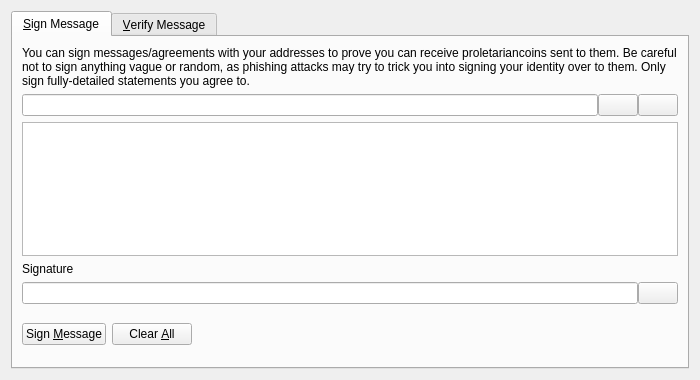
<?xml version="1.0" encoding="UTF-8"?>
<ui version="4.0">
 <class>SignVerifyMessageDialog</class>
 <widget class="QDialog" name="SignVerifyMessageDialog">
  <property name="geometry">
   <rect>
    <x>0</x>
    <y>0</y>
    <width>700</width>
    <height>380</height>
   </rect>
  </property>
  <property name="windowTitle">
   <string>Signatures - Sign / Verify a Message</string>
  </property>
  <property name="modal">
   <bool>true</bool>
  </property>
  <layout class="QVBoxLayout" name="verticalLayout">
   <item>
    <widget class="QTabWidget" name="tabWidget">
     <property name="currentIndex">
      <number>0</number>
     </property>
     <widget class="QWidget" name="tabSignMessage">
      <attribute name="title">
       <string>&amp;Sign Message</string>
      </attribute>
      <layout class="QVBoxLayout" name="verticalLayout_SM">
       <item>
        <widget class="QLabel" name="infoLabel_SM">
         <property name="text">
          <string>You can sign messages/agreements with your addresses to prove you can receive proletariancoins sent to them. Be careful not to sign anything vague or random, as phishing attacks may try to trick you into signing your identity over to them. Only sign fully-detailed statements you agree to.</string>
         </property>
         <property name="textFormat">
          <enum>Qt::PlainText</enum>
         </property>
         <property name="wordWrap">
          <bool>true</bool>
         </property>
        </widget>
       </item>
       <item>
        <layout class="QHBoxLayout" name="horizontalLayout_1_SM">
         <property name="spacing">
          <number>0</number>
         </property>
         <item>
          <widget class="QValidatedLineEdit" name="addressIn_SM">
           <property name="toolTip">
            <string>The Proletariancoin address to sign the message with</string>
           </property>
          </widget>
         </item>
         <item>
          <widget class="QPushButton" name="addressBookButton_SM">
           <property name="toolTip">
            <string>Choose previously used address</string>
           </property>
           <property name="text">
            <string/>
           </property>
           <property name="icon">
            <iconset resource="../bitcoin.qrc">
             <normaloff>:/icons/address-book</normaloff>:/icons/address-book</iconset>
           </property>
           <property name="shortcut">
            <string>Alt+A</string>
           </property>
           <property name="autoDefault">
            <bool>false</bool>
           </property>
          </widget>
         </item>
         <item>
          <widget class="QPushButton" name="pasteButton_SM">
           <property name="toolTip">
            <string>Paste address from clipboard</string>
           </property>
           <property name="text">
            <string/>
           </property>
           <property name="icon">
            <iconset resource="../bitcoin.qrc">
             <normaloff>:/icons/editpaste</normaloff>:/icons/editpaste</iconset>
           </property>
           <property name="shortcut">
            <string>Alt+P</string>
           </property>
           <property name="autoDefault">
            <bool>false</bool>
           </property>
          </widget>
         </item>
        </layout>
       </item>
       <item>
        <widget class="QPlainTextEdit" name="messageIn_SM">
         <property name="toolTip">
          <string>Enter the message you want to sign here</string>
         </property>
        </widget>
       </item>
       <item>
        <widget class="QLabel" name="signatureLabel_SM">
         <property name="text">
          <string>Signature</string>
         </property>
         <property name="textFormat">
          <enum>Qt::PlainText</enum>
         </property>
        </widget>
       </item>
       <item>
        <layout class="QHBoxLayout" name="horizontalLayout_2_SM">
         <property name="spacing">
          <number>0</number>
         </property>
         <item>
          <widget class="QLineEdit" name="signatureOut_SM">
           <property name="font">
            <font>
             <italic>true</italic>
            </font>
           </property>
           <property name="readOnly">
            <bool>true</bool>
           </property>
          </widget>
         </item>
         <item>
          <widget class="QPushButton" name="copySignatureButton_SM">
           <property name="toolTip">
            <string>Copy the current signature to the system clipboard</string>
           </property>
           <property name="text">
            <string/>
           </property>
           <property name="icon">
            <iconset resource="../bitcoin.qrc">
             <normaloff>:/icons/editcopy</normaloff>:/icons/editcopy</iconset>
           </property>
           <property name="autoDefault">
            <bool>false</bool>
           </property>
          </widget>
         </item>
        </layout>
       </item>
       <item>
        <layout class="QHBoxLayout" name="horizontalLayout_3_SM">
         <item>
          <widget class="QPushButton" name="signMessageButton_SM">
           <property name="toolTip">
            <string>Sign the message to prove you own this Proletariancoin address</string>
           </property>
           <property name="text">
            <string>Sign &amp;Message</string>
           </property>
           <property name="icon">
            <iconset resource="../bitcoin.qrc">
             <normaloff>:/icons/edit</normaloff>:/icons/edit</iconset>
           </property>
           <property name="autoDefault">
            <bool>false</bool>
           </property>
          </widget>
         </item>
         <item>
          <widget class="QPushButton" name="clearButton_SM">
           <property name="toolTip">
            <string>Reset all sign message fields</string>
           </property>
           <property name="text">
            <string>Clear &amp;All</string>
           </property>
           <property name="icon">
            <iconset resource="../bitcoin.qrc">
             <normaloff>:/icons/remove</normaloff>:/icons/remove</iconset>
           </property>
           <property name="autoDefault">
            <bool>false</bool>
           </property>
          </widget>
         </item>
         <item>
          <spacer name="horizontalSpacer_1_SM">
           <property name="orientation">
            <enum>Qt::Horizontal</enum>
           </property>
           <property name="sizeHint" stdset="0">
            <size>
             <width>40</width>
             <height>48</height>
            </size>
           </property>
          </spacer>
         </item>
         <item>
          <widget class="QLabel" name="statusLabel_SM">
           <property name="font">
            <font>
             <weight>75</weight>
             <bold>true</bold>
            </font>
           </property>
           <property name="text">
            <string/>
           </property>
           <property name="wordWrap">
            <bool>true</bool>
           </property>
          </widget>
         </item>
         <item>
          <spacer name="horizontalSpacer_2_SM">
           <property name="orientation">
            <enum>Qt::Horizontal</enum>
           </property>
           <property name="sizeHint" stdset="0">
            <size>
             <width>40</width>
             <height>48</height>
            </size>
           </property>
          </spacer>
         </item>
        </layout>
       </item>
      </layout>
     </widget>
     <widget class="QWidget" name="tabVerifyMessage">
      <attribute name="title">
       <string>&amp;Verify Message</string>
      </attribute>
      <layout class="QVBoxLayout" name="verticalLayout_VM">
       <item>
        <widget class="QLabel" name="infoLabel_VM">
         <property name="text">
          <string>Enter the receiver's address, message (ensure you copy line breaks, spaces, tabs, etc. exactly) and signature below to verify the message. Be careful not to read more into the signature than what is in the signed message itself, to avoid being tricked by a man-in-the-middle attack. Note that this only proves the signing party receives with the address, it cannot prove sendership of any transaction!</string>
         </property>
         <property name="textFormat">
          <enum>Qt::PlainText</enum>
         </property>
         <property name="alignment">
          <set>Qt::AlignLeading|Qt::AlignLeft|Qt::AlignTop</set>
         </property>
         <property name="wordWrap">
          <bool>true</bool>
         </property>
        </widget>
       </item>
       <item>
        <layout class="QHBoxLayout" name="horizontalLayout_1_VM">
         <property name="spacing">
          <number>0</number>
         </property>
         <item>
          <widget class="QValidatedLineEdit" name="addressIn_VM">
           <property name="toolTip">
            <string>The Proletariancoin address the message was signed with</string>
           </property>
          </widget>
         </item>
         <item>
          <widget class="QPushButton" name="addressBookButton_VM">
           <property name="toolTip">
            <string>Choose previously used address</string>
           </property>
           <property name="text">
            <string/>
           </property>
           <property name="icon">
            <iconset resource="../bitcoin.qrc">
             <normaloff>:/icons/address-book</normaloff>:/icons/address-book</iconset>
           </property>
           <property name="shortcut">
            <string>Alt+A</string>
           </property>
           <property name="autoDefault">
            <bool>false</bool>
           </property>
          </widget>
         </item>
        </layout>
       </item>
       <item>
        <widget class="QPlainTextEdit" name="messageIn_VM"/>
       </item>
       <item>
        <widget class="QValidatedLineEdit" name="signatureIn_VM"/>
       </item>
       <item>
        <layout class="QHBoxLayout" name="horizontalLayout_2_VM">
         <item>
          <widget class="QPushButton" name="verifyMessageButton_VM">
           <property name="toolTip">
            <string>Verify the message to ensure it was signed with the specified Proletariancoin address</string>
           </property>
           <property name="text">
            <string>Verify &amp;Message</string>
           </property>
           <property name="icon">
            <iconset resource="../bitcoin.qrc">
             <normaloff>:/icons/transaction_0</normaloff>:/icons/transaction_0</iconset>
           </property>
           <property name="autoDefault">
            <bool>false</bool>
           </property>
          </widget>
         </item>
         <item>
          <widget class="QPushButton" name="clearButton_VM">
           <property name="toolTip">
            <string>Reset all verify message fields</string>
           </property>
           <property name="text">
            <string>Clear &amp;All</string>
           </property>
           <property name="icon">
            <iconset resource="../bitcoin.qrc">
             <normaloff>:/icons/remove</normaloff>:/icons/remove</iconset>
           </property>
           <property name="autoDefault">
            <bool>false</bool>
           </property>
          </widget>
         </item>
         <item>
          <spacer name="horizontalSpacer_1_VM">
           <property name="orientation">
            <enum>Qt::Horizontal</enum>
           </property>
           <property name="sizeHint" stdset="0">
            <size>
             <width>40</width>
             <height>48</height>
            </size>
           </property>
          </spacer>
         </item>
         <item>
          <widget class="QLabel" name="statusLabel_VM">
           <property name="font">
            <font>
             <weight>75</weight>
             <bold>true</bold>
            </font>
           </property>
           <property name="text">
            <string/>
           </property>
           <property name="wordWrap">
            <bool>true</bool>
           </property>
          </widget>
         </item>
         <item>
          <spacer name="horizontalSpacer_2_VM">
           <property name="orientation">
            <enum>Qt::Horizontal</enum>
           </property>
           <property name="sizeHint" stdset="0">
            <size>
             <width>40</width>
             <height>48</height>
            </size>
           </property>
          </spacer>
         </item>
        </layout>
       </item>
      </layout>
     </widget>
    </widget>
   </item>
  </layout>
 </widget>
 <customwidgets>
  <customwidget>
   <class>QValidatedLineEdit</class>
   <extends>QLineEdit</extends>
   <header>qvalidatedlineedit.h</header>
  </customwidget>
 </customwidgets>
 <resources>
  <include location="../bitcoin.qrc"/>
 </resources>
 <connections/>
</ui>
